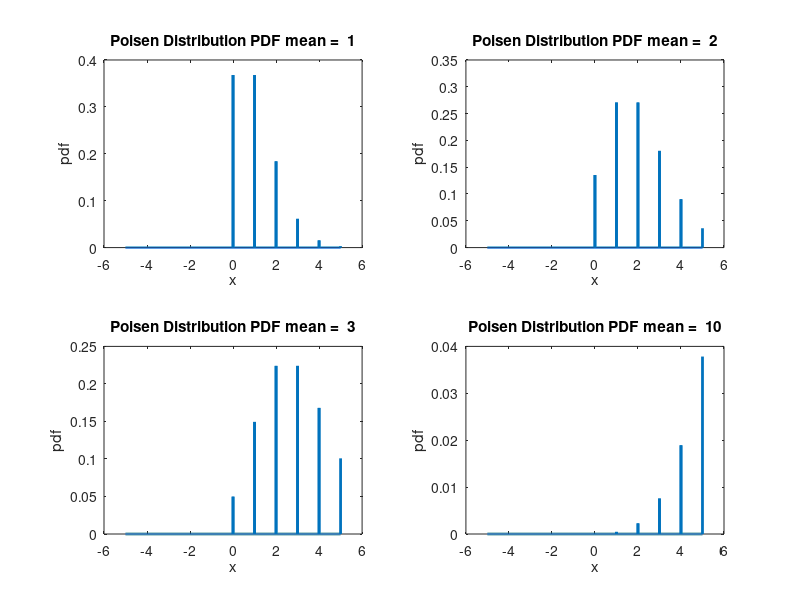

This chart was generated by the following MATLAB code:
clc ;
close all;

pkg load statistics
x = -5:0.001:5 ;

figure;
%Poisen Distribution PDF for Varing Mean
subplot(2,2,1);
y1 = poisspdf(x,1);
plot(x,y1,"linewidth",2);
xlabel('x');
ylabel('pdf');
title('Poisen Distribution PDF mean =  1')

subplot(2,2,2);
y2 = poisspdf(x,2);
plot(x,y2,"linewidth",2);
xlabel('x');
ylabel('pdf');
title('Poisen Distribution PDF mean =  2')

subplot(2,2,3);
y3 = poisspdf(x,3);
plot(x,y3,"linewidth",2);
xlabel('x');
ylabel('pdf');
title('Poisen Distribution PDF mean =  3')

subplot(2,2,4);
y4 = poisspdf(x,10);
plot(x,y4,"linewidth",2);
xlabel('x');
ylabel('pdf');
title('Poisen Distribution PDF mean =  10')